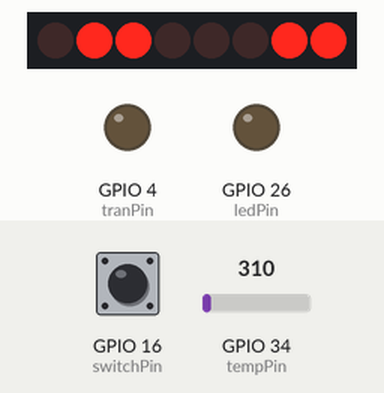
A sketch run on a simulated ESP32. Parts: 8 port-expander outputs drawn as a row of LEDs (first output left, lit = HIGH), output pins drawn as LEDs (lit = HIGH). Wiring (inferred from the names in the program): PCF8574 port expander at I2C address 0x3E. Wiring (inferred from the signals the program sends): row of LEDs: on Q0, Q1, Q2, Q3, Q4, Q5, Q6, Q7. Inputs (shaded band) come from the test bench; at power-on: GPIO 34 (tempPin) = 310, GPIO 16 (switchPin) LOW.

Above: at 1.9 s.
2.0 s: GPIO 34 (tempPin) set to 93
At 2.8 s:
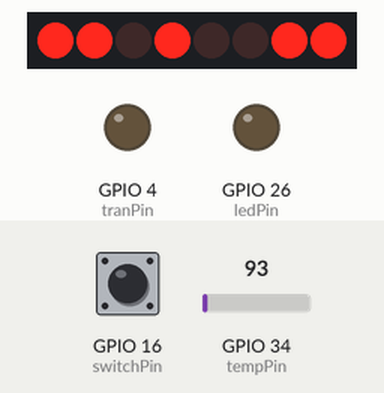
3.5 s: GPIO 34 (tempPin) set to 682
At 4.6 s:
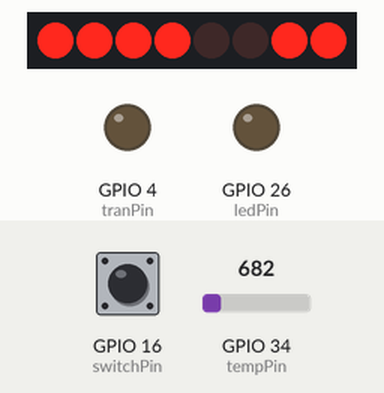
5.0 s: GPIO 34 (tempPin) set to 992
At 5.3 s:
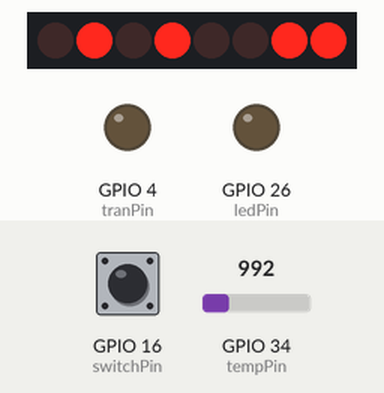
6.5 s: GPIO 16 (switchPin) pulled HIGH for 0.15 s
At 7.1 s:
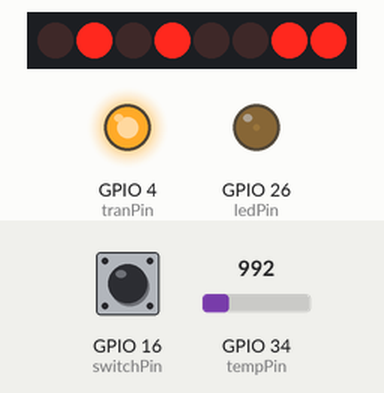
8.1 s: GPIO 34 (tempPin) set to 186
At 9.2 s:
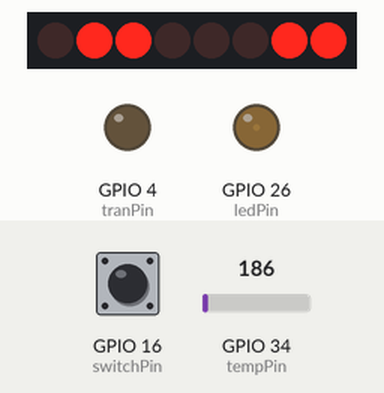
9.6 s: GPIO 16 (switchPin) pulled HIGH for 1 s
At 10.9 s:
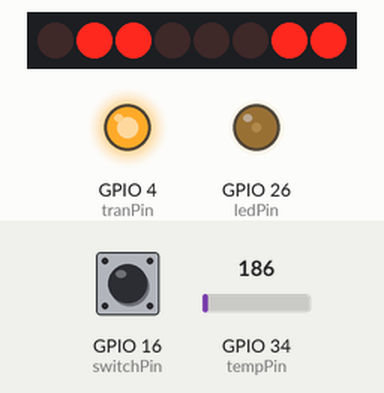
Timing chart, 0 to 12.6 s (numbered marks = the images above; inputs shaded):
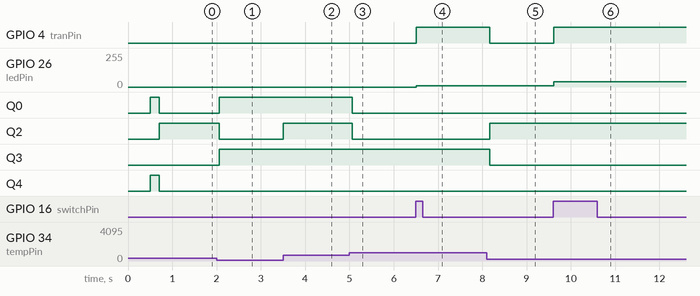

The sketch:

FunProgram.ino
```cpp
#include "esp32-hal-ledc.h"
#include <Wire.h>

const int tranPin = 4;
const int tempPin = 34;
const int ledPin = 26;
const int switchPin = 16;

const int sdaPin = 23;
const int sclPin = 22;
const int I2Cadr = 0x3e;  // 固定
byte contrast = 35;  // コントラスト(0～63)
char powerBuf[8];
char tempBuf[8];
String power = "OFF";


const double V = 3.3; // ピン電圧

boolean funFlg = false;
boolean funFlgOld = false;

int swValOld = 0;
int swCnt = 0;

int boderTemp = 999;

int ledPower = 0;

void setup() {
  // put your setup code here, to run once:

  Serial.begin(115200);

  pinMode(tranPin, OUTPUT);
  pinMode(tempPin, INPUT);
  pinMode(switchPin, INPUT);

  ledcSetup(1, 490, 8);
  ledcAttachPin(ledPin, 1);

  // LCDディスプレイ i2c初期化
  delay(500);
  Wire.begin();
  lcd_cmd(0b00111000); // function set
  lcd_cmd(0b00111001); // function set
  lcd_cmd(0b00000100); // EntryModeSet
  lcd_cmd(0b00010100); // interval osc
  lcd_cmd(0b01110000 | (contrast & 0xF)); // contrast Low
  lcd_cmd(0b01011100 | ((contrast >> 4) & 0x3)); // contast High/icon/power
  lcd_cmd(0b01101100); // follower control
  delay(200);
  lcd_cmd(0b00111000); // function set
  lcd_cmd(0b00001100); // Display On
  lcd_cmd(0b00000001); // Clear Display
  delay(2);


}

void loop() {
  // put your main code here, to run repeatedly:

  // 温度センサーの値を取得
  double readVal = analogRead(tempPin);
  double tempC = (readVal/2048) * V * 100;

  // スイッチの状態を取得
  int swVal = digitalRead(switchPin);

  // 温度センサーの基準値変更
  if(swVal == 1 && swVal != swValOld){
    swCnt++;

    switch(swCnt){
      case 1: // 30度
        boderTemp = 30;
        ledPower = 10;
        power = String(boderTemp);
        break;
      case 2: // 28度
        boderTemp = 28;
        ledPower = 40;
        power = String(boderTemp);
        break;
      case 3: // 25度
        boderTemp = 25;
        ledPower = 100;
        power = String(boderTemp);
        break;
      case 4: // ON
        boderTemp = 0;
        ledPower = 254;
        power = "ON";
        break;
      default: // OFF
        boderTemp = 999;
        ledPower = 0;
        swCnt = 0;
        power = "OFF";
    }

    ledcWrite(1, ledPower);
  }

  // 温度が基準値を超えた場合、扇風機をONにする
  if(tempC >= boderTemp){
    funFlg = true;
  }else{
    funFlg = false;
  }

  if(funFlg != funFlgOld){
    if(funFlg){
      digitalWrite(tranPin, HIGH);
    }else{
      digitalWrite(tranPin, LOW);
    }
  }

  // ディスプレイ表示
  lcd_cmd(0b00000001); // Clear Display
  lcd_setCursor(0, 0);
  ("PWR:" + power).toCharArray(powerBuf,8);
  lcd_printStr(powerBuf);
  lcd_setCursor(0, 1);
  ("TEMP:" + String((int) tempC)).toCharArray(tempBuf,8);
  lcd_printStr(tempBuf);
  delay(100);


  /*
  //デバック用
  Serial.println("温度:"+String(tempC)+"C");
  Serial.println("スイッチON OFF:"+String(swVal));
  Serial.println("扇風機ON OFF:"+String(funFlg));
  Serial.println("LED強さ:"+String(ledPower));
  delay(1000);
  */

  funFlgOld = funFlg;
  swValOld = swVal;

}


// i2cディスプレイ関連
void lcd_cmd(byte x) {
  Wire.beginTransmission(I2Cadr);
  Wire.write(0b00000000); // CO = 0,RS = 0
  Wire.write(x);
  Wire.endTransmission();
}

void lcd_contdata(byte x) {
  Wire.write(0b11000000); // CO = 1, RS = 1
  Wire.write(x);
}

void lcd_lastdata(byte x) {
  Wire.write(0b01000000); // CO = 0, RS = 1
  Wire.write(x);
}

// 文字の表示
void lcd_printStr(const char *s) {
  Wire.beginTransmission(I2Cadr);
  while (*s) {
    if (*(s + 1)) {
      lcd_contdata(*s);
    } else {
      lcd_lastdata(*s);
    }
    s++;
  }
  Wire.endTransmission();
}

// 表示位置の指定
void lcd_setCursor(byte x, byte y) {
  lcd_cmd(0x80 | (y * 0x40 + x));
}
```

Measured:
- after the input at 2.0 s, Q0, Q3: LOW → HIGH after 0.06 s; Q2: HIGH → LOW after 0.06 s
- after the input at 3.5 s, Q2: LOW → HIGH at once
- after the input at 5.0 s, Q0, Q2: HIGH → LOW after 0.06 s
- after the input at 6.5 s, GPIO 4 (tranPin): LOW → HIGH at once; GPIO 26 (ledPin): 0/255 → 10/255 at once
- after the input at 8.1 s, GPIO 4 (tranPin), Q3: HIGH → LOW after 0.07 s; Q2: LOW → HIGH after 0.07 s
- after the input at 9.6 s, GPIO 4 (tranPin): LOW → HIGH at once; GPIO 26 (ledPin): 10/255 → 40/255 at once
